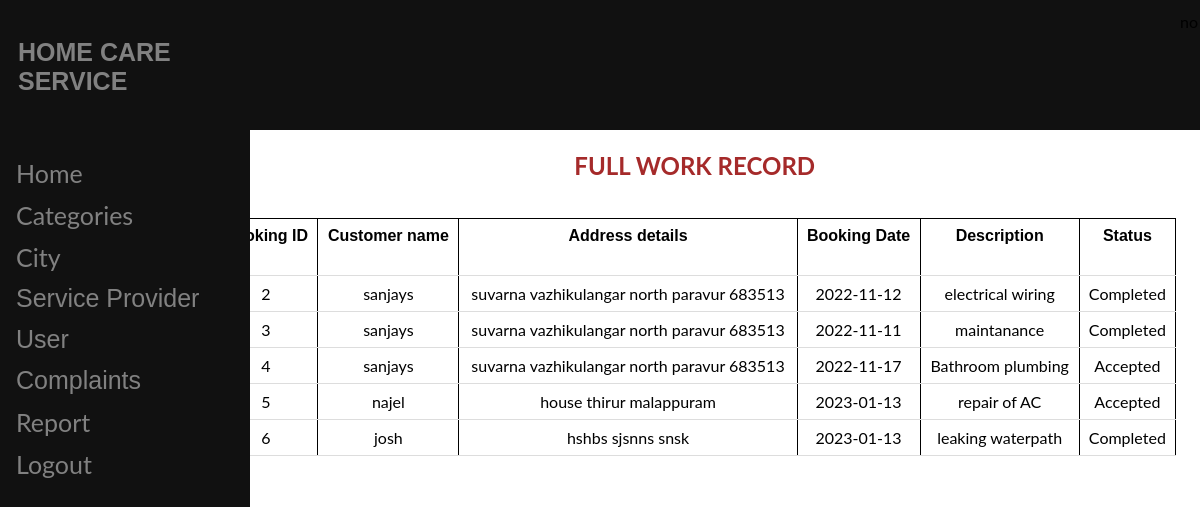
/adminreporttw.php, run on the app's committed database.
### tables this page shows
CREATE TABLE `booking` (
  `bookid` int(20) NOT NULL,
  `users` varchar(100) NOT NULL,
  `wid` int(20) NOT NULL,
  `wname` varchar(100) NOT NULL,
  `addr` varchar(100) NOT NULL,
  `city` varchar(100) NOT NULL,
  `bookdate` text NOT NULL,
  `regisdate` text NOT NULL,
  `descipt` varchar(100) NOT NULL,
  `status` varchar(100) NOT NULL,
  `amount` int(200) NOT NULL
);

### adminreporttw.php (the view, shortened to what this page needs)
<html>
<?php include"adminheader.php"?>
</head>
<body>
<form action="adminreporttw.php" method="post">
<div style="margin-left:16%;padding:1px 16px;height:1000px;">
<h2>FULL WORK RECORD</h2>
<br>
<?php
include"dbconfig.php";
$result = mysqli_query($handle, "SELECT * FROM booking");
echo '<table border="0" cellspacing="2" cellpadding="2">
      <tr>
          <td> <font face="Arial"><h4>Booking ID </h4></font> </td>
          <td> <font face="Arial"><h4>Customer name </h4></font> </td>
          <td> <font face="Arial"><h4>Address details </h4></font> </td>
          <td> <font face="Arial"><h4>Booking Date</h4></font> </td>
          <td> <font face="Arial"><h4>Description</h4></font> </td>
          <td> <font face="Arial"><h4>Status</h4></font> </td>
      </tr>';
  while ($row = $result->fetch_assoc())
  {
      $field0name = $row["bookid"];
      $field1name = $row["users"];
      $fieldname =  $row["addr"];
      $field2name = $row["bookdate"];
      $field3name = $row["descipt"];
      $field4name = $row["status"];
      echo '<tr>
                <td>'.$field0name.'</td>
                <td>'.$field1name.'</td>
                <td>'.$fieldname.'</td>
                <td>'.$field2name.'</td>
                <td>'.$field3name.'</td>
                <td>'.$field4name.'</td>
                </tr>';
}
?>
</form>

### adminheader.php (shortened to what this page needs)
  <div>
<div class="sidenav">
  <a href="adminhome.php" class="logo">HOME CARE <br>SERVICE</a></li>
  <br>
  <br>
  <a class="active" href="adminhome.php">Home</a>
  <a href="category.php">Categories</a>
  <a href="city.php">City</a>
  <button class="dropdown-btn">Service Provider
  </button>
  <button class="dropdown-btn">User
  </button>
  <button class="dropdown-btn">Complaints
  </button>
 <a href="adminreport.php">Report</a>
  <a class="Logout" href="logout.php">Logout</a>
</div>
<div class="header">
  <div class="header-right">
  </div>
</div>

### adminheader.php (style rules this page uses)
.header { overflow: hidden; background-color: #111; padding: 20px 10px 0px 0px; height: 15%; margin-top: -1em; margin-right: -1rem; }
.header-right { float: right; }
.sidenav a.logo { font-size: 25px; font-weight: bold; padding: 18px; font-family: 'Lucida Sans', 'Lucida Sans Regular', 'Lucida Grande', 'Lucida Sans Unicode', Geneva, Verdana, sans-serif; }
body { font-family: "Lato", sans-serif; }
.sidenav { height: 100%; width: 250px; position: fixed; z-index: 1; top: 0; left: 0; background-color: #111; overflow-x: hidden; padding-top: 20px; }
.sidenav a , .dropdown-btn { padding: 6px 8px 6px 16px; text-decoration: none; font-size: 25px; color: #818181; display: block; border: none; background: none; width: 100%; text-align: left; cursor: pointer; outline: none; }

### adminreporttw.php (style rules this page uses)
h2 { text-align: center; color: brown; }
table { border: 1px solid; border-collapse: collapse; width: 100%; }
th, td { padding: 8px; text-align: center; border: 1px solid; border-bottom: 1px solid #ddd; }

### data on the page
booking: bookid "2", users "sanjays", addr "suvarna vazhikulangar north paravur 683513", bookdate "2022-11-12", descipt "electrical wiring", status "Completed"
booking: bookid "3", users "sanjays", addr "suvarna vazhikulangar north paravur 683513", bookdate "2022-11-11", descipt "maintanance", status "Completed"
booking: bookid "4", users "sanjays", addr "suvarna vazhikulangar north paravur 683513", bookdate "2022-11-17", descipt "Bathroom plumbing", status "Accepted"
booking: bookid "5", users "najel", addr "house thirur malappuram", bookdate "2023-01-13", descipt "repair of AC", status "Accepted"
booking: bookid "6", users "josh", addr "hshbs sjsnns snsk", bookdate "2023-01-13", descipt "leaking waterpath", status "Completed"
